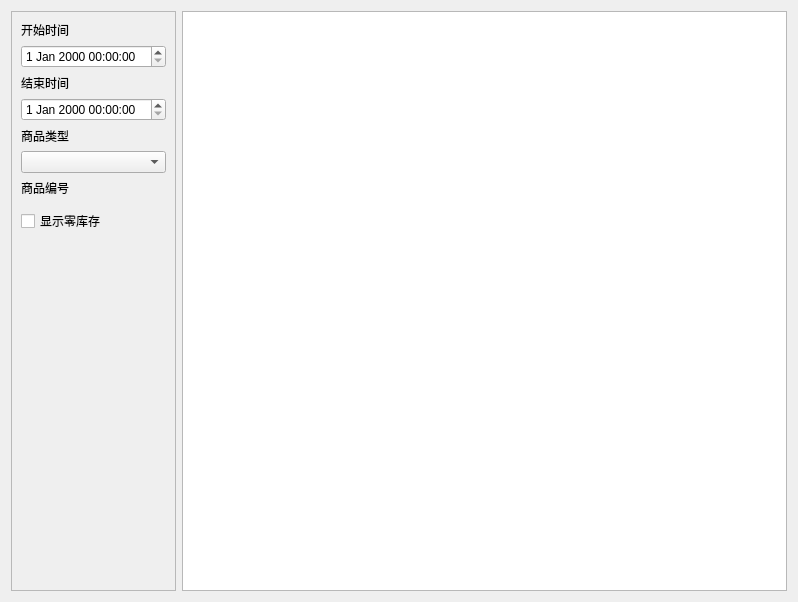
<?xml version="1.0" encoding="UTF-8"?>
<ui version="4.0">
 <class>w_i_inventory_Invoicing_Dialog</class>
 <widget class="QDialog" name="w_i_inventory_Invoicing_Dialog">
  <property name="geometry">
   <rect>
    <x>0</x>
    <y>0</y>
    <width>798</width>
    <height>602</height>
   </rect>
  </property>
  <property name="windowTitle">
   <string>Dialog</string>
  </property>
  <layout class="QHBoxLayout" name="horizontalLayout">
   <item>
    <widget class="QFrame" name="frame">
     <property name="maximumSize">
      <size>
       <width>199</width>
       <height>16777215</height>
      </size>
     </property>
     <property name="frameShape">
      <enum>QFrame::StyledPanel</enum>
     </property>
     <property name="frameShadow">
      <enum>QFrame::Raised</enum>
     </property>
     <property name="outer_stylesheet" stdset="0">
      <string>frame_back_round</string>
     </property>
     <layout class="QVBoxLayout" name="verticalLayout_4">
      <item>
       <widget class="QLabel" name="label_6">
        <property name="text">
         <string>开始时间</string>
        </property>
       </widget>
      </item>
      <item>
       <widget class="lds_datetimeEdit" name="dateTimeEdit"/>
      </item>
      <item>
       <widget class="QLabel" name="label_7">
        <property name="text">
         <string>结束时间</string>
        </property>
       </widget>
      </item>
      <item>
       <widget class="lds_datetimeEdit" name="dateTimeEdit_2"/>
      </item>
      <item>
       <widget class="QLabel" name="label_9">
        <property name="text">
         <string>商品类型</string>
        </property>
       </widget>
      </item>
      <item>
       <widget class="lds_ComboBox" name="comboBox_series">
        <property name="editable">
         <bool>false</bool>
        </property>
       </widget>
      </item>
      <item>
       <widget class="QLabel" name="label_10">
        <property name="text">
         <string>商品编号</string>
        </property>
       </widget>
      </item>
      <item>
       <widget class="lds_selectgoods" name="selectgoods" native="true"/>
      </item>
      <item>
       <widget class="QCheckBox" name="checkBox">
        <property name="styleSheet">
         <string notr="true"/>
        </property>
        <property name="text">
         <string>显示零库存</string>
        </property>
       </widget>
      </item>
      <item>
       <widget class="lds_toolbar" name="widget"/>
      </item>
      <item>
       <spacer name="verticalSpacer">
        <property name="orientation">
         <enum>Qt::Vertical</enum>
        </property>
        <property name="sizeHint" stdset="0">
         <size>
          <width>20</width>
          <height>40</height>
         </size>
        </property>
       </spacer>
      </item>
     </layout>
    </widget>
   </item>
   <item>
    <widget class="lds_tableview_sum" name="tableView"/>
   </item>
  </layout>
 </widget>
 <customwidgets>
  <customwidget>
   <class>lds_ComboBox</class>
   <extends>QComboBox</extends>
   <header>lds_combobox.h</header>
  </customwidget>
  <customwidget>
   <class>lds_datetimeEdit</class>
   <extends>QDateTimeEdit</extends>
   <header>lds_datetimeedit.h</header>
  </customwidget>
  <customwidget>
   <class>lds_toolbar</class>
   <extends>QFrame</extends>
   <header>lds_toolbar.h</header>
   <container>1</container>
  </customwidget>
  <customwidget>
   <class>lds_tableview_sum</class>
   <extends>QTableView</extends>
   <header>lds_tableview_sum.h</header>
  </customwidget>
  <customwidget>
   <class>lds_selectgoods</class>
   <extends>QWidget</extends>
   <header>lds_selectgoods.h</header>
   <container>1</container>
   <slots>
    <signal>okstr1(QString)</signal>
   </slots>
  </customwidget>
 </customwidgets>
 <tabstops>
  <tabstop>dateTimeEdit</tabstop>
  <tabstop>dateTimeEdit_2</tabstop>
  <tabstop>comboBox_series</tabstop>
  <tabstop>checkBox</tabstop>
 </tabstops>
 <resources/>
 <connections/>
</ui>
